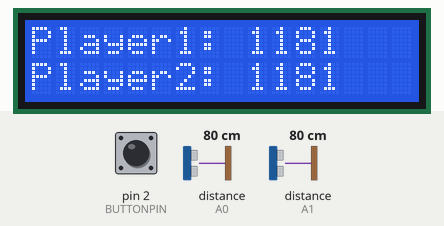
Simulated run of this sketch. Board: Arduino Uno, built with avr-gcc and run on an emulated ATmega328P. On the bench: 16×2 character LCD. Wiring (inferred from the names in the program): 2 × ultrasonic range finder: trigger pin 9, echo A0 / trigger pin 10, echo A1. The inputs (shaded band) are chosen by the test bench; at power-on: distance to the obstacle (sensors on A0, A1) 80 cm, pin 2 (BUTTONPIN) LOW. The echo pulse lasts 58.3 µs per cm.

Above: at 1.27 s.
1.3 s: distance to the obstacle (sensor on A0) set to 250 cm
At 1.37 s:
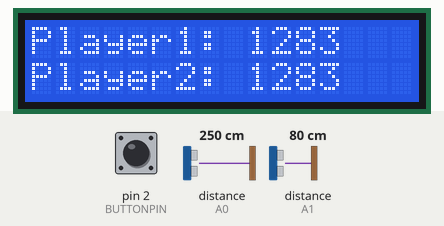
2.8 s: distance to the obstacle (sensor on A1) set to 2 cm
At 2.87 s:
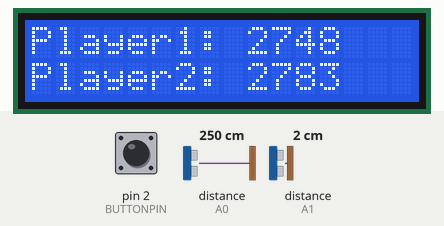
4.3 s: pin 2 (BUTTONPIN) pulled HIGH for 3.2 s
At 5.7 s:
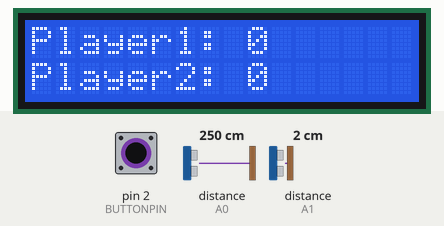
8.1 s: distance to the obstacle (sensor on A0) set to 2 cm
At 8.6 s:
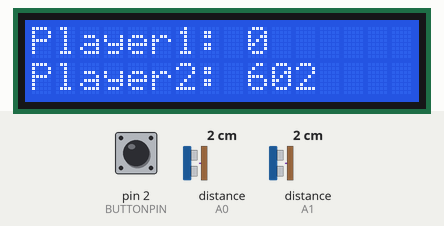
9.6 s: distance to the obstacle (sensor on A1) set to 18 cm
At 9.77 s:
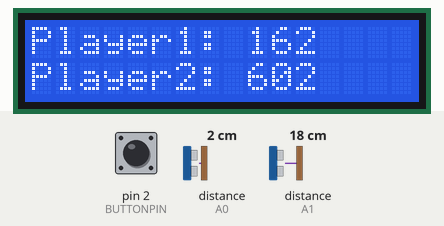
11.1 s: pin 2 (BUTTONPIN) pulled HIGH for 0.15 s
At 12.6 s:
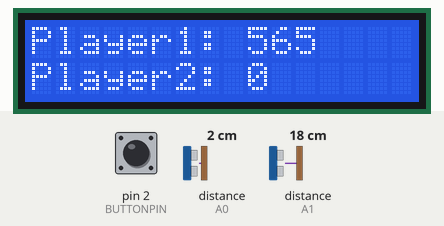

The sketch:

main.ino
```cpp
//#include <Arduino.h>
#include<Wire.h>
#include <LiquidCrystal.h>
//pins do sensor de prox 1
#define TRIGPIN1 10
#define ECHOPIN1 A1
//pins do sensor de prox 2
#define TRIGPIN2 9
#define ECHOPIN2 A0

#define BUTTONPIN 2

//variáveis de teste
#define DISTMAX 15// distancia minima de trigger (em cms)
#define WAITTIME 3000   //wait time in milliseconds
#define TIMEMIN 500
//pins do LCD
#define RS 12
#define EN 13
#define D4 4
#define D5 5
#define D6 6
#define D7 7

//LiquidCrystal lcd(12, 13, 7, 4, 2,8); // Creates an LCD object. Parameters: (rs, enable, d4, d5, d6, d7)


//--------------------------------------------------------------------
//Variáveis Globais

int distancias[2] = {0, 0};
int estados[2] = {0, 0};
int ChugTimes[2] = {0, 0};
unsigned long  state_start[2] = {0, 0};
bool button_pressed = 0;


//LCD
LiquidCrystal lcd(RS, EN, D4, D5, D6, D7);

//--------------------------------------------------------------------
void Transition();
void MedirDistancias ();
void DoStates();
bool buttonState(bool button_pressed);

//--------------------------------------------------------------------
void setup() {
  pinMode(TRIGPIN1, OUTPUT); // Sets the trigPin as an Output
  pinMode(ECHOPIN1, INPUT); // Sets the echoPin as an Input
  pinMode(TRIGPIN2, OUTPUT); // Sets the trigPin as an Output
  pinMode(ECHOPIN2, INPUT); // Sets the echoPin as an Input
  pinMode(BUTTONPIN, INPUT);
  //Serial.begin(9600); // Starts the serial communication
  //setup do lcd
  lcd.begin(16, 2);
  lcd.clear();
  lcd.setCursor(0,0);
  lcd.print("Player1: ");
  lcd.setCursor(0,1);
  lcd.print("Player2: ");

}

//--------------------------------------------------------------------
void loop() {

  //state 0 -> maquina armada
  //state 1 -> Bacano a beber o penalty
  //state 2 -> Bacano pousou o copo e maquina está em

  //button_pressed = buttonState(button_pressed);
  MedirDistancias();
  Transition();
  DoStates();
  //Serial.println(digitalRead(BUTTONPIN));

   /* Serial.print("Sensor 1 ->");
    Serial.print(estados[0]);
    Serial.print("    ;    ");
    Serial.print(distancias[0]);
    Serial.print("...   Sensor 2 ->");
    Serial.print(estados[1]);
    Serial.print("    ;    ");
    Serial.println(distancias[1]); */

}


//--------------------------------------------------------------------------------
void Transition() {
  int player =  0;
  unsigned long tempo = millis();

  if (digitalRead(BUTTONPIN) ==  1) {
    for (player = 0; player < 2; player++) {
      estados[player] = 0;
      state_start[player] = tempo;
      ChugTimes[player] = 0;
    }
    //button_pressed = 0;
  lcd.clear();
  lcd.setCursor(0,0);
  lcd.print("Player1: ");
  lcd.setCursor(0,1);
  lcd.print("Player2: ");
    return;
  }

  for (player = 0; player < 2; player++) {

    if (estados[player] ==  0 && distancias[player] > DISTMAX) { //transicao do estado 0
      estados[player] = 1;
      ChugTimes[player] = 0;
      state_start[player] = tempo;
    }

    else if (estados[player] == 1 && distancias[player] < DISTMAX ) { //transicao do estado 1
      estados[player] = 2;
      ChugTimes[player] = tempo - state_start[player];
      state_start[player] = tempo;
    }

   /* else if (estados[player] == 2 && (tempo  - state_start[player]) > WAITTIME    ) { //transicao do estado 2
      estados[player] = 0;
      ChugTimes[player] = 0;
      state_start[player] = tempo;
    }*/

    else if (estados[player] == 1)
      ChugTimes[player] = tempo - state_start[player];

    else if (estados[player] == 2 && ChugTimes[player] < TIMEMIN){
      estados[player] = 1;
      state_start[player] = tempo - ChugTimes[player];
    }
    }
  }


//------------------------------------------------------------------------------------
void MedirDistancias () {

  int  duration[2] = {0, 0};

  // Clears the trigPin
  digitalWrite(TRIGPIN1, LOW);
  // digitalWrite(TRIGPIN2, LOW);
  delayMicroseconds(2);
  // Sets the trigPin on HIGH state for 10 micro seconds
  digitalWrite(TRIGPIN1, HIGH);
  //digitalWrite(TRIGPIN2, HIGH);
  delayMicroseconds(10);
  digitalWrite(TRIGPIN1, LOW);
  //digitalWrite(TRIGPIN2, LOW);
  // Reads the echoPin, returns the sound wave travel time in microseconds
  duration[0] = pulseIn(ECHOPIN1, HIGH);
  //duration[1] = pulseIn(ECHOPIN2, HIGH);
  // Calculating the distance
  distancias[0] = abs( duration[0] * 0.034 / 2 );
  //distancias[1] = duration[1] * 0.034 / 2;


  digitalWrite(TRIGPIN2, LOW);
  delayMicroseconds(2);
  digitalWrite(TRIGPIN2, HIGH);
  delayMicroseconds(10);
  digitalWrite(TRIGPIN2, LOW);
  duration[1] = pulseIn(ECHOPIN2, HIGH);
  distancias[1] = abs( duration[1] * 0.034 / 2 );

}

//------------------------------------------------------------------------------------
void DoStates() {

  //Esta função é igual para todos os estados, apenas mostra o tempo ChugTimes[] no ecra -> é zero   caso de estado 0 e é Chug_times[i] nos  outros dois estados

  int player = 0;

  for (player = 0; player < 2; player++) {
    lcd.setCursor(9, player);
    lcd.print(ChugTimes[player]);
  }


}
bool buttonState(bool button_pressed) {
  bool new_state = button_pressed;

  if (digitalRead(BUTTONPIN) == HIGH)
    new_state = 1;


  return new_state;
}
```
